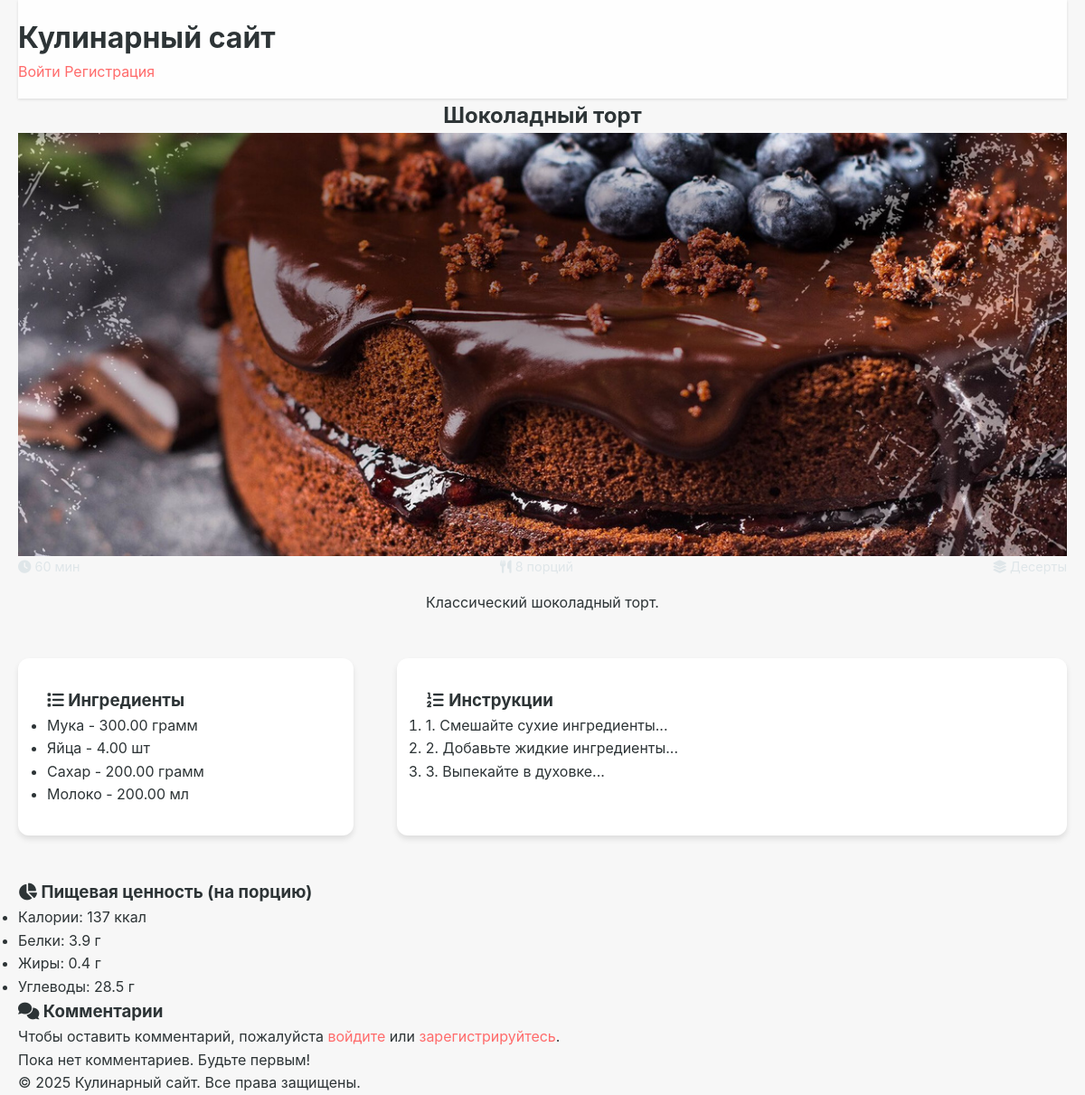
/recipe.php?id=1, run on the app's committed database.
### tables this page shows
CREATE TABLE `recipes` (
  `recipe_id` int NOT NULL,
  `category_id` int NOT NULL,
  `recipe_name` varchar(255) NOT NULL,
  `description` text,
  `instructions` text NOT NULL,
  `prep_time` int DEFAULT NULL,
  `cook_time` int DEFAULT NULL,
  `servings` int DEFAULT NULL,
  `user_id` int NOT NULL,
  `image_url` varchar(255) DEFAULT NULL,
  `created_at` timestamp NULL DEFAULT CURRENT_TIMESTAMP
);

CREATE TABLE `recipe_ingredients` (
  `recipe_id` int NOT NULL,
  `ingredient_id` int NOT NULL,
  `quantity` decimal(10,2) NOT NULL
);

CREATE TABLE `ingredients` (
  `ingredient_id` int NOT NULL,
  `ingredient_name` varchar(255) NOT NULL,
  `description` text,
  `unit` varchar(50) DEFAULT NULL,
  `calories` decimal(10,2) DEFAULT NULL COMMENT 'Ккал на 100г',
  `protein` decimal(10,2) DEFAULT NULL COMMENT 'Белки (г)',
  `fat` decimal(10,2) DEFAULT NULL COMMENT 'Жиры (г)',
  `carbs` decimal(10,2) DEFAULT NULL COMMENT 'Углеводы (г)'
);

### recipe.php (the view, shortened to what this page needs)
<?php
require_once 'config.php';
$recipe_id = (int)$_GET['id'];
$stmt = $pdo->prepare("
    SELECT r.*, c.category_name
    FROM recipes r
    JOIN categories c ON r.category_id = c.category_id
    WHERE r.recipe_id = ?
");
$stmt->execute([$recipe_id]);
$recipe = $stmt->fetch();
$ingredients = $pdo->prepare("
    SELECT i.*, ri.quantity
    FROM recipe_ingredients ri
    JOIN ingredients i ON ri.ingredient_id = i.ingredient_id
    WHERE ri.recipe_id = ?
");
$ingredients->execute([$recipe_id]);
$ingredients = $ingredients->fetchAll();
$comments = $pdo->prepare("
    SELECT c.*, u.username
    FROM comments c
    JOIN users u ON c.user_id = u.user_id
    WHERE c.recipe_id = ?
    ORDER BY c.created_at DESC
");
$comments->execute([$recipe_id]);
$comments = $comments->fetchAll();
$nutrition = $pdo->prepare("
    SELECT
        SUM((i.calories * ri.quantity / 100)) AS total_calories,
        SUM((i.protein * ri.quantity / 100)) AS total_protein,
        SUM((i.fat * ri.quantity / 100)) AS total_fat,
        SUM((i.carbs * ri.quantity / 100)) AS total_carbs,
        r.servings
    FROM recipes r
    JOIN recipe_ingredients ri ON r.recipe_id = ri.recipe_id
    JOIN ingredients i ON ri.ingredient_id = i.ingredient_id
    WHERE r.recipe_id = ?
    GROUP BY r.recipe_id
");
$nutrition->execute([$recipe_id]);
$nutrition = $nutrition->fetch();
?>
<!DOCTYPE html>
<html lang="ru">
<head>
    <link rel="stylesheet" href="https://cdnjs.cloudflare.com/ajax/libs/font-awesome/6.0.0/css/all.min.css">
    <link rel="stylesheet" href="css/style.css">
</head>
<body>
    <div class="container">
        <header>
            <h1>Кулинарный сайт</h1>
            <nav>
                <?php if (isset($_SESSION['user_id'])): ?>
                    <span>Привет, <?= htmlspecialchars($_SESSION['username']) ?></span>
                    <a href="index.php">На главную</a>
                    <a href="logout.php">Выйти</a>
                <?php else: ?>
                    <a href="login.php">Войти</a>
                    <a href="register.php">Регистрация</a>
                <?php endif; ?>
            </nav>
        </header>
        <main>
            <article class="recipe">
                <div class="recipe-header">
                    <h2><?= htmlspecialchars($recipe['recipe_name']) ?></h2>
                    <?php if (!empty($recipe['image_url'])): ?>
                        <img src="<?= htmlspecialchars($recipe['image_url']) ?>"
                             alt="<?= htmlspecialchars($recipe['recipe_name']) ?>"
                             class="recipe-image">
                    <?php endif; ?>
                    <div class="recipe-meta">
                        <span><i class="fas fa-clock"></i> <?= ($recipe['prep_time'] + $recipe['cook_time']) ?> мин</span>
                        <span><i class="fas fa-utensils"></i> <?= $recipe['servings'] ?> порций</span>
                        <span><i class="fas fa-layer-group"></i> <?= htmlspecialchars($recipe['category_name']) ?></span>
                    </div>
                    <?php if (!empty($recipe['description'])): ?>
                        <p class="recipe-description"><?= nl2br(htmlspecialchars($recipe['description'])) ?></p>
                    <?php endif; ?>
                </div>
                <div class="recipe-details">
                    <section class="ingredients">
                        <h3><i class="fas fa-list"></i> Ингредиенты</h3>
                        <ul>
                            <?php foreach ($ingredients as $ingredient): ?>
                                <li>
                                    <?= htmlspecialchars($ingredient['ingredient_name']) ?> -
                                    <?= $ingredient['quantity'] ?>
                                    <?= htmlspecialchars($ingredient['unit'] ?? 'г') ?>
                                </li>
                            <?php endforeach; ?>
                        </ul>
                    </section>
                    <section class="instructions">
                        <h3><i class="fas fa-list-ol"></i> Инструкции</h3>
                        <ol>
                            <?php
                            $steps = array_filter(explode("\n", $recipe['instructions']));
                            foreach ($steps as $step):
                            ?>
                                <li><?= nl2br(htmlspecialchars(trim($step))) ?></li>
                            <?php endforeach; ?>
                        </ol>
                    </section>
                </div>
                <?php if ($nutrition): ?>
                <div class="nutrition-info">
                    <h3><i class="fas fa-chart-pie"></i> Пищевая ценность (на порцию)</h3>
                    <ul>
                        <li>Калории: <?= round($nutrition['total_calories'] / $nutrition['servings']) ?> ккал</li>
                        <li>Белки: <?= round($nutrition['total_protein'] / $nutrition['servings'], 1) ?> г</li>
                        <li>Жиры: <?= round($nutrition['total_fat'] / $nutrition['servings'], 1) ?> г</li>
                        <li>Углеводы: <?= round($nutrition['total_carbs'] / $nutrition['servings'], 1) ?> г</li>
                    </ul>
                </div>
                <?php endif; ?>
            </article>
            <section class="comments">
                <h3><i class="fas fa-comments"></i> Комментарии</h3>
                <?php if (isset($_SESSION['user_id'])): ?>
                <form method="POST" class="comment-form">
                    <textarea name="comment_text" placeholder="Ваш комментарий..." required></textarea>
                    <button type="submit"><i class="fas fa-paper-plane"></i> Отправить</button>
                </form>
                <?php else: ?>
                <p class="auth-notice">Чтобы оставить комментарий, пожалуйста <a href="login.php">войдите</a> или <a href="register.php">зарегистрируйтесь</a>.</p>
                <?php endif; ?>
                <div class="comments-list">
                    <?php if (!empty($comments)): ?>
                        <?php foreach ($comments as $comment): ?>
                        <div class="comment">
                            <div class="comment-header">
                                <span class="comment-author"><?= htmlspecialchars($comment['username']) ?></span>
                                <span class="comment-date"><?= date('d.m.Y H:i', strtotime($comment['created_at'])) ?></span>
                            </div>
                            <div class="comment-text"><?= nl2br(htmlspecialchars($comment['comment_text'])) ?></div>
                        </div>
                        <?php endforeach; ?>
                    <?php else: ?>
                        <p class="no-comments">Пока нет комментариев. Будьте первым!</p>
                    <?php endif; ?>
                </div>
            </section>
        </main>
        <footer>
            <p>&copy; <?= date('Y') ?> Кулинарный сайт. Все права защищены.</p>
        </footer>
    </div>
</body>
</html>

### css/style.css (style rules this page uses)
:root { --primary: #FF6B6B; --primary-dark: #FF5252; --secondary: #4ECDC4; --accent: #FFE66D; --dark: #2D3436; --light: #F7F7F7; --white: #FFFFFF; --gray: #DFE6E9; --text: #2D3436; --border-radius: 12px; --shadow-sm: 0 1px 3px rgba(0,0,0,0.12); --shadow-md: 0 4px 6px rgba(0,0,0,0.1); --shadow-lg: 0 10px 25px rgba(0,0,0,0.1); --transition: all 0.4s cubic-bezier(0.22, 1, 0.36, 1); }
* { margin: 0; padding: 0; box-sizing: border-box; }
body { font-family: 'Inter', -apple-system, BlinkMacSystemFont, sans-serif; line-height: 1.6; color: var(--text); background-color: var(--light); min-height: 100vh; display: flex; flex-direction: column; -webkit-font-smoothing: antialiased; }
a { text-decoration: none; color: var(--primary); transition: var(--transition); position: relative; }
a::after { content: ''; position: absolute; bottom: -2px; left: 0; width: 0; height: 2px; background: var(--primary); transition: var(--transition); }
.container { width: 100%; max-width: 1200px; margin: 0 auto; padding: 0 20px; }
header { background-color: var(--white); box-shadow: var(--shadow-sm); padding: 1rem 0; position: sticky; top: 0; z-index: 100; backdrop-filter: blur(10px); background-color: rgba(255, 255, 255, 0.85); }
.recipe-meta { display: flex; justify-content: space-between; color: var(--gray); font-size: 0.9rem; margin-bottom: 1rem; }
.recipe-header { margin-bottom: 3rem; text-align: center; }
.recipe-image { width: 100%; max-height: 500px; object-fit: cover; display: block; }
.recipe-details { display: grid; grid-template-columns: 1fr 2fr; gap: 3rem; margin: 3rem 0; }
.ingredients, .instructions { background: var(--white); padding: 2rem; border-radius: var(--border-radius); box-shadow: var(--shadow-md); }

### data on the page
recipes: recipe_name "Шоколадный торт", image_url (picture), description "Классический шоколадный торт.", instructions "1. Смешайте сухие ингредиенты...", instructions "2. Добавьте жидкие ингредиенты...", instructions "3. Выпекайте в духовке..."
recipe_ingredients: ingredient.ingredient_name "Мука", quantity "300.00", ingredient.unit "грамм"
recipe_ingredients: ingredient.ingredient_name "Яйца", quantity "4.00", ingredient.unit "шт"
recipe_ingredients: ingredient.ingredient_name "Сахар", quantity "200.00", ingredient.unit "грамм"
recipe_ingredients: ingredient.ingredient_name "Молоко", quantity "200.00", ingredient.unit "мл"

### other printed values
$nutrition['total_calories'] / $nutrition['servings'] "137"
$nutrition['total_protein'] / $nutrition['servings'] "3.9"
$nutrition['total_fat'] / $nutrition['servings'] "0.4"
$nutrition['total_carbs'] / $nutrition['servings'] "28.5"
